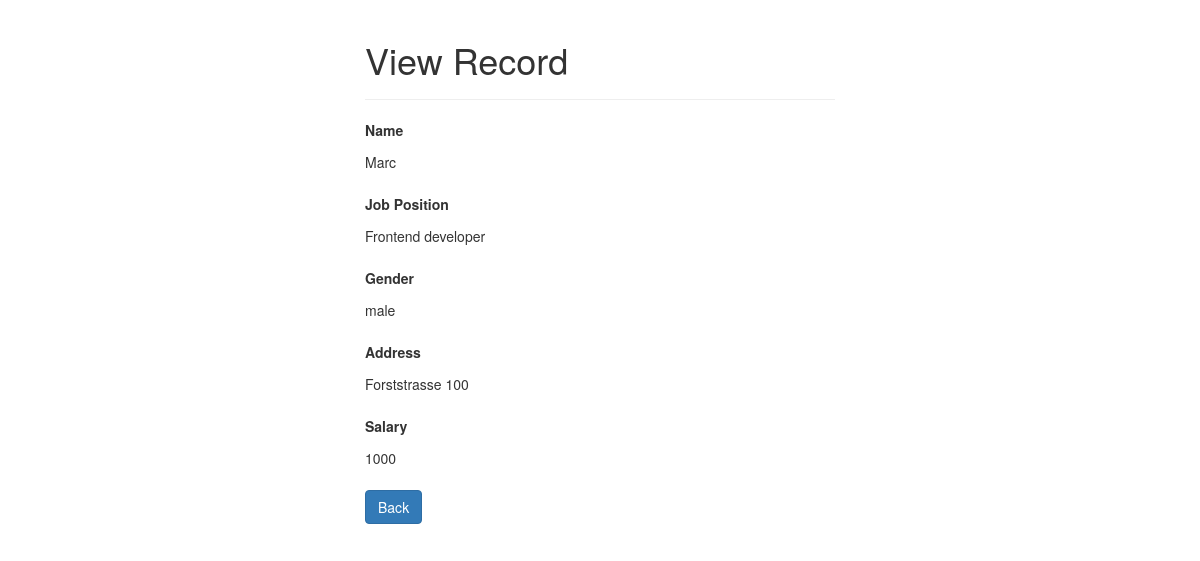
Screenshot of /read.php?id=1 with the database file from the repository.
### tables this page shows
CREATE TABLE `employees` (
  `id` int(11) NOT NULL,
  `name` varchar(100) NOT NULL,
  `position` varchar(100) NOT NULL,
  `gender` varchar(30) NOT NULL,
  `address` varchar(255) NOT NULL,
  `salary` int(10) NOT NULL,
  `isDeleted` tinyint(1) NOT NULL
);

### read.php (the view, shortened to what this page needs)
<?php
if(isset($_GET["id"]) && !empty(trim($_GET["id"]))){
    require_once 'config.php';
    $sql = "SELECT * FROM employees WHERE id = ?";
    if($stmt = $mysqli->prepare($sql)){
        $stmt->bind_param("i", $param_id);
        if($stmt->execute()){
            $result = $stmt->get_result();
            if($result->num_rows == 1){
                $row = $result->fetch_array(MYSQLI_ASSOC);
            } else{
                header("location: error.php");
                exit();
            }
        } else{
            echo "Oops! Something went wrong. Please try again later.";
        }
    }
} else{
    header("location: error.php");
    exit();
}
?>
<!DOCTYPE html>
<html lang="en">
<head>
    <link rel="stylesheet" href="https://maxcdn.bootstrapcdn.com/bootstrap/3.3.7/css/bootstrap.css">
</head>
<body>
    <div class="wrapper">
        <div class="container-fluid">
            <div class="row">
                <div class="col-md-12">
                    <div class="page-header">
                        <h1>View Record</h1>
                    </div>
                    <div class="form-group">
                        <label>Name</label>
                        <p class="form-control-static"><?php echo $row["name"]; ?></p>
                    </div>
                    <div class="form-group">
                        <label>Job Position</label>
                        <p class="form-control-static"><?php echo $row["position"]; ?></p>
                    </div>
                    <div class="form-group">
                        <label>Gender</label>
                        <p class="form-control-static"><?php echo $row["gender"]; ?></p>
                    </div>
                    <div class="form-group">
                        <label>Address</label>
                        <p class="form-control-static"><?php echo $row["address"]; ?></p>
                    </div>
                    <div class="form-group">
                        <label>Salary</label>
                        <p class="form-control-static"><?php echo $row["salary"]; ?></p>
                    </div>
                    <p><a href="index.php" class="btn btn-primary">Back</a></p>
                </div>
            </div>
        </div>
    </div>
</body>
</html>

### read.php (style rules this page uses)
.wrapper { width: 500px; margin: 0 auto; }

### rows the page displays
employees: name "Marc", position "Frontend developer", gender "male", address "Forststrasse 100", salary "1000"
